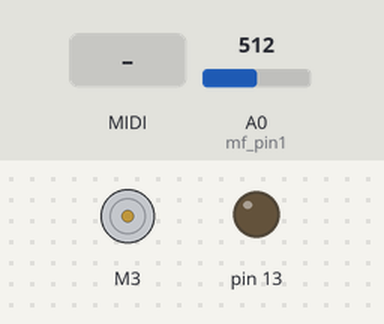
This sketch was run on a simulated Arduino Uno, built with avr-gcc and run on an emulated ATmega328P. On the bench: DC motor (green arrow = forward, orange = backward, longer = faster), output pins drawn as LEDs (lit = HIGH). The inputs (shaded band) are chosen by the test bench; at power-on: A0 (mf_pin1) = 512. MIDI output is not drawn.

Above: at 1.2 s.
1.3 s: MIDI note 36 received
At 1.45 s:
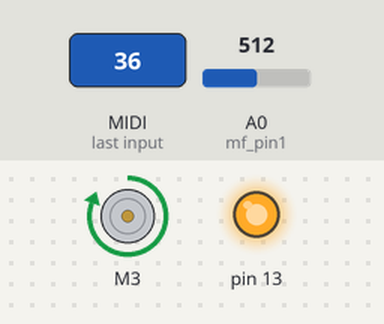
3.3 s: MIDI note 48 received
At 3.45 s:
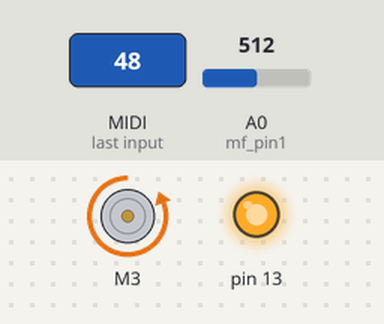
Timing chart, 0 to 6.3 s (numbered marks = the images above; inputs shaded):
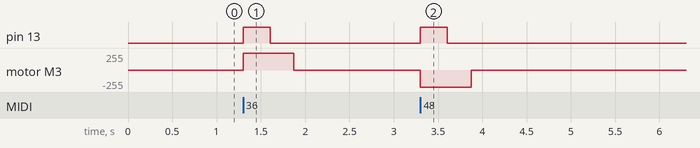

The sketch:

ptr3_pitchcontrol.ino
```cpp
#include <MIDI.h>
#include "note.h"
#include "pitchshifter.h"
#include "tank.h"

MIDI_CREATE_DEFAULT_INSTANCE();

#define IF_Master_ch 0
#define Master_Slave_ch 4
Note note;
P_shifter p_shifter;
Tank tank;


void NoteOn_from_Master(byte channel, byte pitch, byte velocity){
 if(63<pitch<85){
    int P_var = pitch - 64 ;//E4~C6用,E4=Note No.64だから64引いて0にして配列を呼び出しやすくする
  //  int P_var = pitch % 12;//12音を繰り返し使う用


   digitalWrite(13,HIGH);
    // note.on(P_var);
    p_shifter.on(P_var);
  }
}

void NoteOff_from_Master(byte channel, byte pitch, byte velocity){
//  //ノートオフ時にすること
//  if(63<pitch<85){
//    int P_var = pitch -64 ;//E4~C6用
//  //  int P_var = pitch % 12;//12音を繰り返し使う用
//
  digitalWrite(13,LOW);
//    note.off(P_var);
  // p_shifter.off(P_var);
//  }
}

void setup(){

  MIDI.setHandleNoteOn(NoteOn_from_Master);
  MIDI.setHandleNoteOff(NoteOff_from_Master);
  MIDI.begin(MIDI_CHANNEL_OMNI);
//  MIDI.begin(Master_Slave_ch);

  // note.setup();
  p_shifter.setup();
  // tank.setup();
 pinMode(13,OUTPUT);//Lチカデバック用
}

void loop(){
  // リアルタイム性の確保のため、MIDI.readをできるだけ早く呼ぶように
  MIDI.read();
  // note.update();
  p_shifter.update();
  // tank.update();

}
```

note.h
```cpp
class Note {
  public:
  Note(){};
  ~Note(){};
  void setup(){
    pinMode(10,INPUT_PULLUP);
    pinMode(11,OUTPUT);
    pinMode(12,OUTPUT);
//    pinMode(13,OUTPUT);  //Lチカデバック用
  }
  void on(int _note) {
    note = _note;
    if(0<= note < 7){
      digitalWrite(12,HIGH);
      timestamp = millis();
      flg_note_on = true;
    }
    if(21 > note >= 7){
      digitalWrite(11,HIGH);
      timestamp = millis();
      flg_note_on = true;
    }
  }
  void off(int _note) {
    note = _note;
    if(0 <=note < 7){
      flg_note_on = false;
      digitalWrite(12,LOW);
      }
    if(21>note >= 7){
      flg_note_on = false;
      digitalWrite(11,LOW);
    }
//    digitalWrite(13,LOW);
  }
  void update(){
    if ( (millis()-timestamp) >= opentime && flg_note_on == true ) {
      off(note);
    }
  }

  boolean flg_note_on;;
  long timestamp;
  int notePIN[21] = {12,12,12,12,12,12,12, 11,11,11,11,11,11,11,11,11,11,11,11,11,11};
//  int notePIN[12] = {12,12,12,12,12,12,11,11,11,11,11,11};//12音を繰り返し使う用
//12がA250mm管,11がB200mm管

  int note;
  int opentime = 70;

};
```

pitchshifter.h
```cpp
#include <SparkFun_TB6612.h>

#define AIN1 3
#define BIN1 7
#define AIN2 4
#define BIN2 8
#define PWMA 5
#define PWMB 6
#define STBY 9

class P_shifter {
  public:
  P_shifter(){};
  ~P_shifter(){};

  void setup(){
  }

  void on(int _note) {
    note = _note;
    flg_note_on = true;
    timestamp = millis();
  }

//  void off(int _note) {
//    note = _note;
//    flg_note_on = false;
//    timestamp = millis();
//  }

  void drive(int _note){
    note = _note;
    if(0<= note < 7){
      mf_v = analogRead(mf_pin1);
      p_height = map(mf_v, 0, 1023, 0, 99);

      if(p_height < p_val[note]){
      motor1.drive(D_up,D_pitch);
      motor1.brake();
      }
    //  モータが自重で下がらないとき用
     if(p_height - p_val[note]>=2){
     motor1.drive(D_down,D_pitch);
     motor1.brake();
     }
    }
    if(21>note >= 7){
      mf_v2 = analogRead(mf_pin2);
      p_height = map(mf_v2, 0, 1023, 0, 99);

      if(p_height < p_val[note]){
      motor2.drive(D_up,D_pitch);
      motor2.brake();
      }
    //  モータが自重で下がらないとき用
     if(p_height - p_val[note]>=2){
     motor2.drive(D_down,D_pitch);
     motor2.brake();
     }
    }
  }

  void update(){
    if(flg_note_on == true){
      drive(note);
    }
    if ( (millis()-timestamp) >= opentime + ms && flg_note_on == true ) {
      flg_note_on = false;
    }
//    if ( (millis()-timestamp) <= ms && flg_note_on == false ) {
//      drive(note);
//    }
  }

  long ms = 500;//バルブが閉まった後の高度のキープ時間
  boolean flg_note_on;
  long timestamp;
  int note;
  const int opentime = 70;

  const int offsetA = 1;
  const int offsetB = 1;
  Motor motor1 = Motor(AIN1, AIN2, PWMA, offsetA, STBY);
  Motor motor2 = Motor(BIN1, BIN2, PWMB, offsetB, STBY);
  const int D_up = 255; //max255
  const int D_down = -255;
  const int D_pitch = 10;

  const int mf_pin1 = A0;
  const int mf_pin2 = A1;
  int mf_v = 0;
  int mf_v2 = 0;
  int p_val[21]= {94,85,65,50,27,15,3, 85,80,74,65,61,54,46,38,31,25,20,13,8,3};
//  int p_val[12]= {80,65,54,46,31,20,94,78,65,50,28,15};//十二音繰り返し使う用

//------------------------tuning-------------------------
  //  E4~A#4MIDI Note No.[64~70]7音
  //  A250管155~255mm,[249,240,220,205,182,170,158]
  //  A250管0~100    ,[94,85,65,50,27,15,3]

  //  B4~C6,MIDI Note No.[71~84]14音
  //  B200管60~150mm,[145,140,134,125,121,114,106,98,91,85,80,73,68,63]
  //  B200管0~100   ,[85,80,74,65,61,54,46,38,31,25,20,13,8,3]

  //実際に計測した高度に設定する min5 Max95

//------------------------tuning-------------------------
  int p_height = 5;
};
```

tank.h
```cpp
class Tank {
  public:
  Tank(){};
  ~Tank(){};

  void setup(){
    pinMode(2, INPUT_PULLUP);
    pinMode(13,OUTPUT);
  }
  void update(){
    int sensorVal = digitalRead(2);
    if (sensorVal == HIGH) {
      digitalWrite(13, HIGH);
    } else {
      digitalWrite(13, LOW);
    }
  }

};
```

Measured:
- after the input at 1.3 s, pin 13: LOW → HIGH at once, → LOW 0.31 s later; motor M3: stopped → forward 255/255 at once, → stopped 0.57 s later
- after the input at 3.3 s, pin 13: LOW → HIGH at once, → LOW 0.31 s later; motor M3: stopped → backward 255/255 at once, → stopped 0.57 s later
